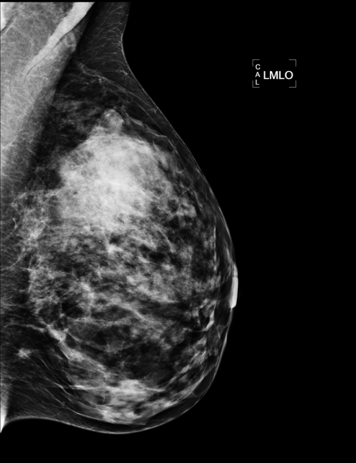
%> input picture figs/mammo/breast1.png, 356 x 463 px
$ octave run_denoise.m   (GNU Octave 9; MATLAB toolbox functions it lacks are replaced by stand-ins)
%> lines starting %> are read from the running program, lines starting %| are printed output that depends on the picture
### scripts/backup/denoise.m
% todo: use large scale solver
%     : multi-dimensional
% assumes a square input (width == height)

function output = denoise(input, lambda)
w = size(input,1);
h = size(input,2);
n = w*h;
nNeighbors = 4;

input_vector = reshape(input', [n,1]);

% Diagonal elements
D = sparse(1:n, 1:n, 1+lambda*nNeighbors.*ones(1,n), n, n);

% [6 lines of commented-out code are left out]
nInner = (w-2)*(h-2);
rs_inner = nan(1, nInner*nNeighbors);
cs_inner = nan(1, nInner*nNeighbors);
vals_inner = -lambda.*ones(1, nInner*nNeighbors);
i = 1;
for r = 2:h-1
    for c = 2:w-1
        idx = c + (r-1)*w;
        rs_inner(i:i+nNeighbors-1) = idx.*ones(1, nNeighbors);
        cs_inner(i:i+nNeighbors-1) = [idx-1, idx+1, idx-w, idx+w];

        i = i+nNeighbors;
    end
end
% [7 lines of commented-out code are left out]
A_inner = sparse(rs_inner, cs_inner, vals_inner, n, n);

% Boundary pixels
nBdEntries = 4*2+ 2*(3*(w-2) + 3*(h-2));%2*(w+h) - 4;
rs_bd = nan(1,nBdEntries);
cs_bd = nan(1, nBdEntries);
vals_bd = -lambda*ones(1, nBdEntries);

%top row
i=1;
r = 1;
for c = 2:w-1
    idx = c + (r-1)*w;
    rs_bd(i:i+2) = idx.*ones(1,3);
    cs_bd(i:i+2) = [idx-1, idx+1, idx+w];

    i = i+3;
end


%last row
r = h;
for c = 2:w-1
    idx = c + (r-1)*w;
    rs_bd(i:i+2) = idx.*ones(1,3);
    cs_bd(i:i+2) = [idx-1, idx+1, idx-w];

    i = i+3;
end


%first colm
c = 1;
for r = 2:h-1
    idx = c + (r-1)*w;
    rs_bd(i:i+2) = idx.*ones(1,3);
    cs_bd(i:i+2) = [idx+1, idx-w, idx+w];

    i = i+3;
end

%last colm
c = w;
for r = 2:h-1
    idx = c + (r-1)*w;
    rs_bd(i:i+2) = idx.*ones(1,3);
    cs_bd(i:i+2) = [idx-1, idx-w, idx+w];

    i = i+3;
end

%four corners
% 1. r=1; c=1; idx = c + (r-1)*w;
idx = 1;
rs_bd(i:i+1) = ones(1,2);
cs_bd(i:i+1) = [2,  idx+w];
i = i+2;

% 2. r=1; c=w;
idx = w;
rs_bd(i:i+1) = idx.*ones(1,2);
cs_bd(i:i+1) = [idx-1, idx+w];
i = i+2;

% 3. r=h; c=1;
idx = 1+(h-1)*w;
rs_bd(i:i+1) = idx.*ones(1,2);
cs_bd(i:i+1) = [idx+1, idx-w];
i = i+2;

% 4. r=h; c=w;
idx = w + (h-1)*w;
rs_bd(i:i+1) = idx.*ones(1,2);
cs_bd(i:i+1) = [idx-1, idx-w];
i = i+2;

A_bd = sparse(rs_bd, cs_bd, vals_bd, n, n);
A = A_inner + A_bd;
S = D + A;

% Show sparse matrices
figure;
subplot(2,2,1);
spy(A_inner);title("A inner");

subplot(2,2,2);
spy(A_bd);title("A BD");

subplot(2,2,3);
spy(A); title("A");

subplot(2,2,4);
spy(S); title("S");

output = (reshape(S\input_vector, [w,h]))';
end

### scripts/backup/run_denoise.m
%% 1D denoising with varying lambdas
% [13 lines of commented-out code are left out]

%% n-dim denoising
% Example: 2-dim images
% create sample image
% im_test = [zeros(5,5)];% ones(5,5); ones(5,5) zeros(5,5)];


% preprocessing
%crop
close all;
fname = '../../dip/data/breast1.png';

temp = imread(fname); temp = temp(1:end-15,:,1); %heuristic: remove the bottom 15 rows
%> further down, temp is the input picture: size 463x356 uint8; min 0, max 255, mean 40
%> after `temp = temp(1:end-15,:,1)`:
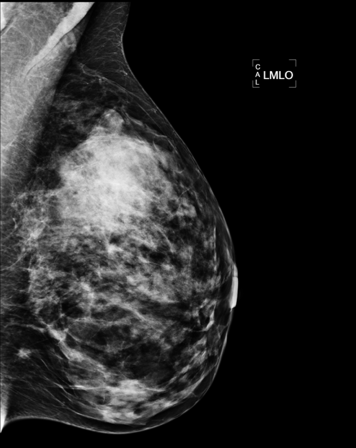
%> temp: size 448x356 uint8; min 0, max 255, mean 41.3
if size(temp,1) > size(temp,2)
    temp = temp(end-size(temp,2)+1:end,:);
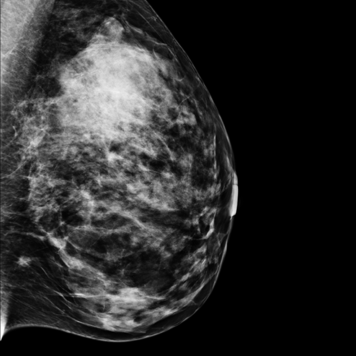
%> temp: size 356x356 uint8; min 0, max 255, mean 43.4
elseif size(temp,1) < size(temp,2)
    temp = temp(:, 1:size(temp,1)-1);
end

imshow(temp);
%% low-pass (for noise)
%parameters
lowpass_sigma = 0.01;
noise_sigma = 0.2;

im = imgaussfilt(im2double(temp), lowpass_sigma); %low-passed image's first channel. All channels have the same info
im_noised = imnoise(im,'gaussian',noise_sigma); %added noise to the (blurred) image
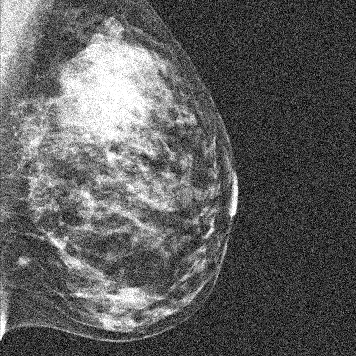
%> im_noised: size 356x356 double; min 0, max 1, mean 0.369
figure;
subplot(1,3,1); imshow(temp); title("original before low-pass");
subplot(1,3,2); imshow(im); title('original with small gauss');
subplot(1,3,3); imshow(im_noised); title('adds gaussian noise');

%% Denoise with various lambdas
stack = [];
lambdas = 0:0.2:1;
for lambda=lambdas
    out = denoise(im_noised, lambda);
    stack = [stack out];
%     figure;
%     subplot(1,2,1); imshow(out); title(string(lambda));
%     subplot(1,2,2); imshow(im); title("input");
end
%> this loop made 6 passes
%> pass 1, `out = denoise(im_noised, lambda);`:
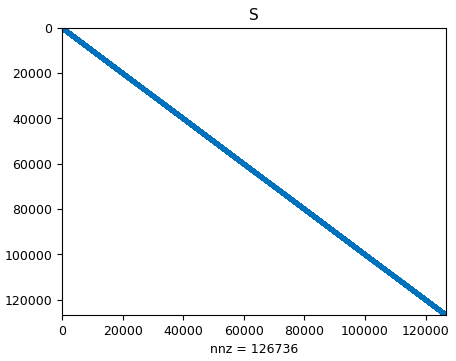
%> figure redrawn from the program's plot data; highest point at x = 126736, y = 126736
%> pass 3, `stack = [stack out];`:
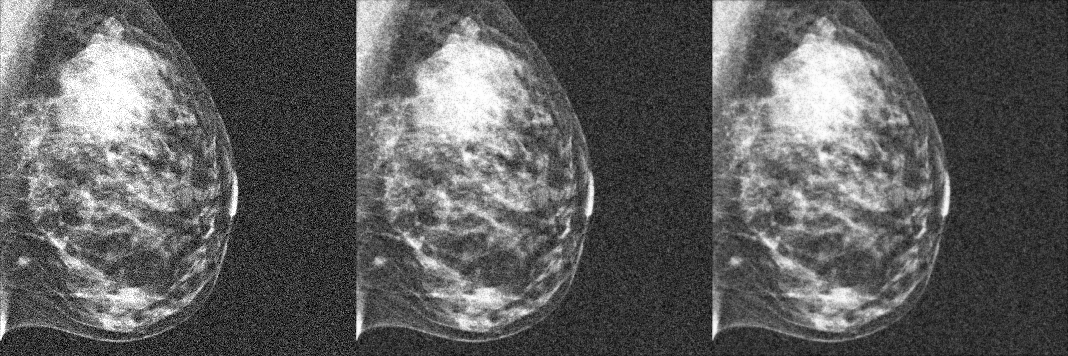
%> stack: size 356x1068 double; min 0, max 1, mean 0.368
%> after the loop:
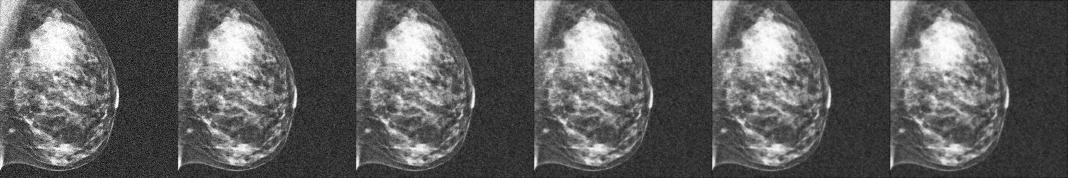
%> stack: size 356x2136 double (shown at 1/2 size); min 0, max 1, mean 0.367

%% Plotting
figure;
for iter=1:size(stack,2)/size(out,2)
    subplot(3,3,iter); imshow(stack(:,1+(iter-1)*size(out,2):iter*size(out,2)) ); title(string(lambdas(iter)));
end
subplot(3,3,8); imshow(im_noised); title("input");
%> after `title("input")`:
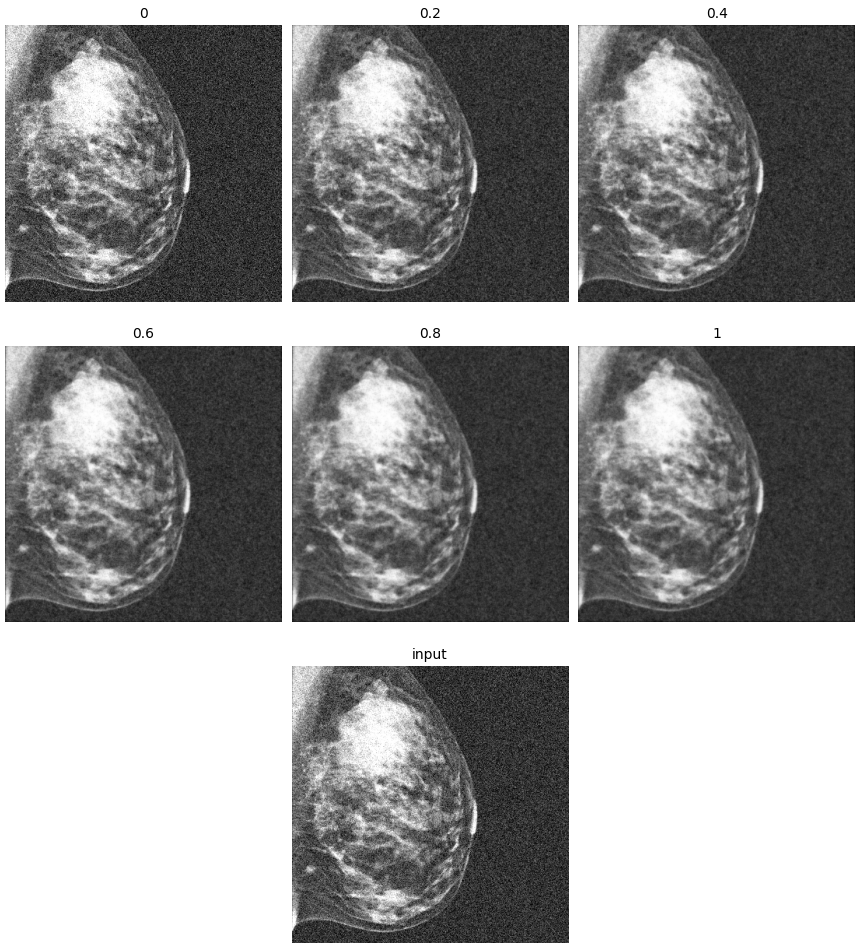
%> figure redrawn from the program's plot data, 7 panels
